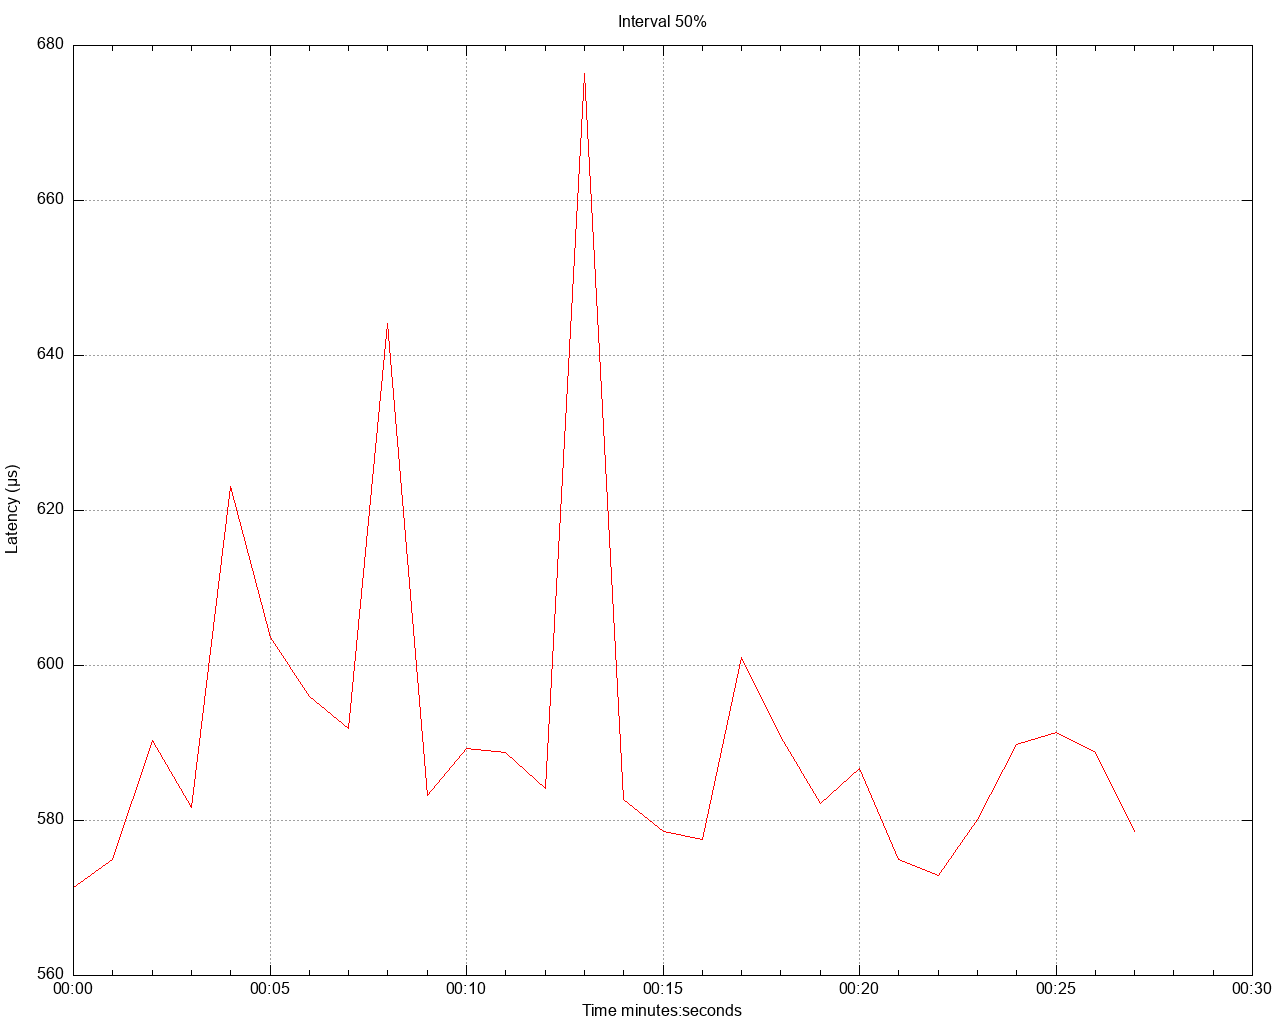

Write gnuplot code to recreate this figure.
set title 'Interval 50%' noenhanced
set style data lines
set datafile separator ","
set terminal png size 1280,1024
set grid
set key below
set xdata time
set timefmt "%s"
offset = 0
t0(x)=(offset=($0==0) ? x : offset, x - offset)
set xlabel 'Time minutes:seconds'
set ylabel 'Latency (μs)'
set output '/Users/gbarnett/git/hazelcast-simulator/atomiclong-3node-member/atomicreference/latency/latency_interval_50_oneKbWrite.png'
plot \
   '/Users/gbarnett/git/hazelcast-simulator/atomiclong-3node-member/atomicreference/data/latency_interval_50_oneKbWrite_1.data' using (t0(timecolumn(1))):2 title "" lt rgb "red", \
